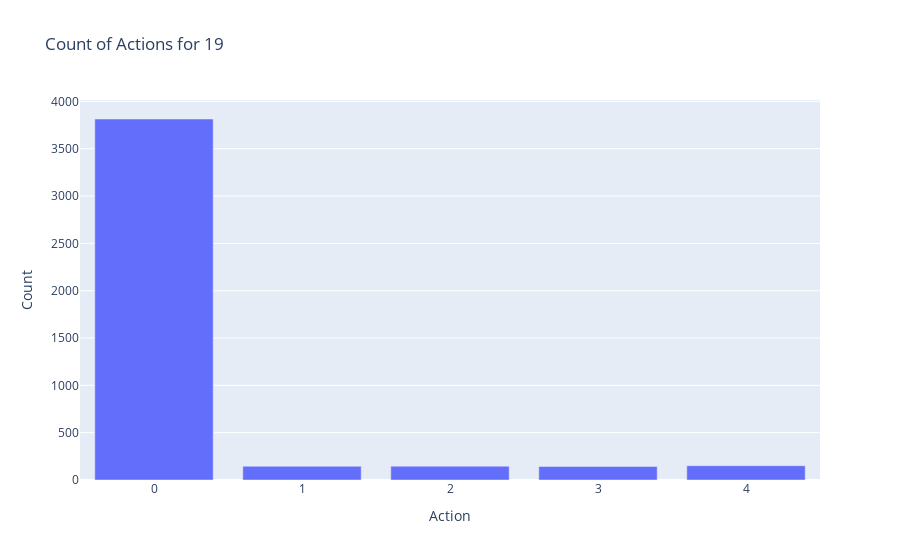

Notebook source saved alongside this figure:
### Code cell
plot_action_counts(df = train_hist_df, token = token)

### Figure 1 — Plotly figure (JSON) as saved in the notebook; plotly's stock layout.template omitted (floating-point values rounded to 4 significant figures)
{"data": [{"alignmentgroup": "True", "hovertemplate": "Action=%{x}<br>Count=%{y}<extra></extra>", "legendgroup": "", "marker": {"color": "#636efa", "pattern": {"shape": ""}}, "name": "", "offsetgroup": "", "orientation": "v", "showlegend": false, "textposition": "auto", "type": "bar", "x": [0, 4, 2, 1, 3], "xaxis": "x", "y": [3814, 151, 146, 145, 143], "yaxis": "y"}], "layout": {"barmode": "relative", "legend": {"tracegroupgap": 0}, "title": {"text": "Count of Actions for 19"}, "xaxis": {"anchor": "y", "domain": [0, 1], "title": {"text": "Action"}}, "yaxis": {"anchor": "x", "domain": [0, 1], "title": {"text": "Count"}}}}
